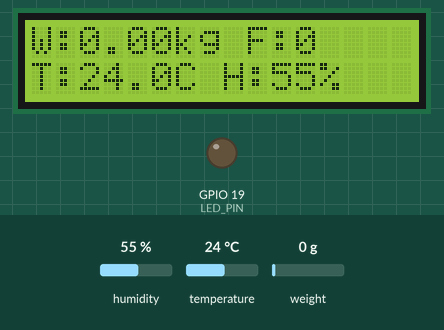
Bench run of a sketch on a simulated ESP32. Parts: 16×2 character LCD, output pins drawn as LEDs (lit = HIGH). Inputs (shaded band) come from the test bench; at power-on: temperature 24 °C, weight on the scale 0 g, humidity 55 %. WiFi joins after 1.5 s; servers stay silent unless stated; uploads are accepted with an empty reply; what the sketch prints to the serial monitor is not drawn.

Above: at 6.2 s.
6.3 s: temperature set to 35.2 °C
At 8.6 s:
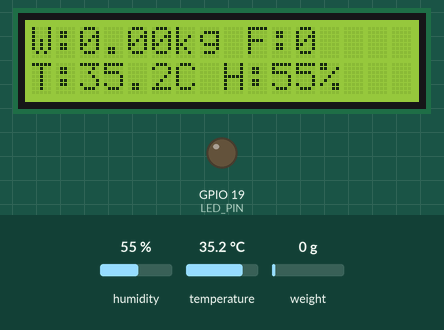
9.3 s: temperature set to 36.5 °C
At 13.5 s:
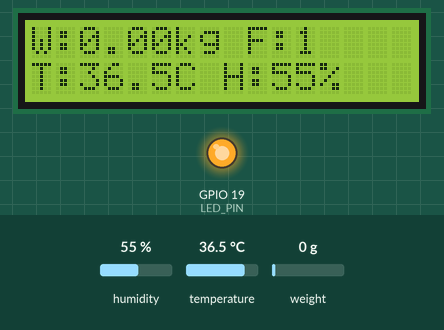
13.8 s: weight on the scale set to 100 g
At 15.4 s:
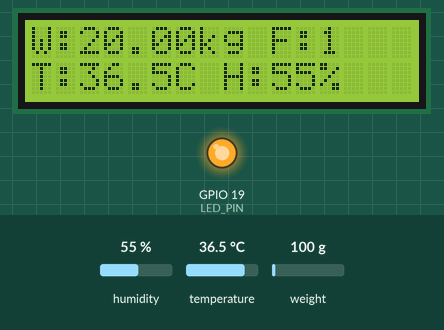
18.2 s: humidity set to 22 %
At 22.4 s:
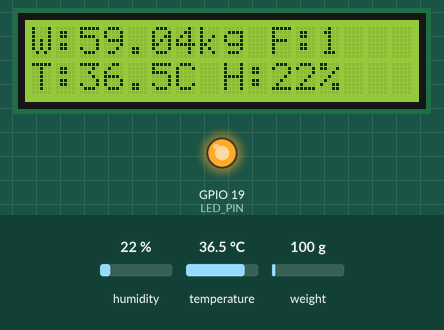
24.5 s: weight on the scale set to 1250 g
At 26.3 s:
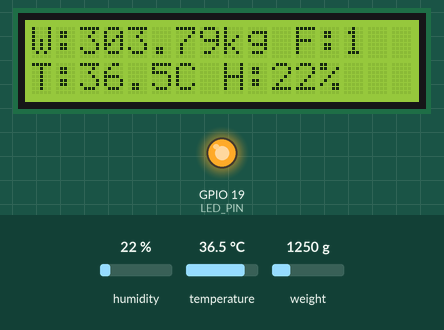
29.4 s: weight on the scale set to 2500 g
At 31.4 s:
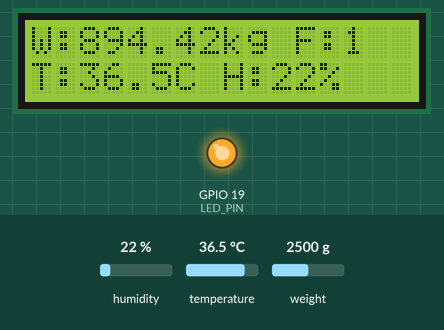
Timing chart, 0 to 32.9 s (numbered marks = the images above; inputs shaded):
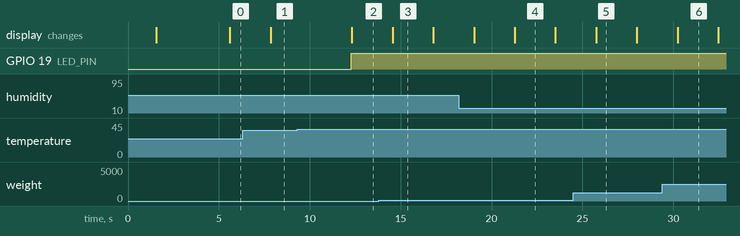

Measured:
- the behaviour switches between 36 and 36.1 °C on temperature (found by bisection; images 1 and 2)
- after the input at 6.3 s, the display: changes after 1.5 s (image 1)
- after the input at 9.3 s, GPIO 19 (LED_PIN): LOW → HIGH after 3.0 s; the display: changes after 3.0 s (image 2)
- after the input at 13.8 s, the display: changes after 0.76 s (image 3)
- what the display in image 3 shows lasts 2.2 s, from 14.6 s to 16.8 s

The sketch:

esp32done_copy_20251005233852.ino
```cpp
#include <WiFi.h>
#include <HTTPClient.h>
#include <Wire.h>
#include <LiquidCrystal_I2C.h>
#include <DHTesp.h>
#include "HX711.h"

// Pin definitions
#define DHTPIN 15
#define LED_PIN 19
#define LOADCELL_DOUT 21
#define LOADCELL_SCK 22

// WiFi credentials
const char* ssid = "huaweiwifi4g";
const char* password = "huawei4gwifiii";

// PHP script URL
String serverName = "http://192.168.100.99/thesis/Beehive/sensor_insert.php";

// Sensor objects
DHTesp dht;
HX711 scale;
LiquidCrystal_I2C lcd(0x27, 16, 2);

// === Calibration factor ===
float calibration_factor = 2000.0;  // adjust after calibration

// === Auto-tare control ===
unsigned long last_tare_time = 0;
const unsigned long tare_interval = 60000; // every 60s
const float tare_threshold = 0.05;         // if near 0kg

// === Filtering ===
float smooth_weight = 0;

void setup() {
  Serial.begin(115200);
  pinMode(LED_PIN, OUTPUT);

  // WiFi connection
  WiFi.begin(ssid, password);
  Serial.print("Connecting to WiFi");
  while (WiFi.status() != WL_CONNECTED) {
    delay(500);
    Serial.print(".");
  }
  Serial.println("\nConnected to WiFi");
  Serial.print("IP: "); Serial.println(WiFi.localIP());

  // LCD
  Wire.begin(27, 26);
  lcd.init();
  lcd.backlight();

  // Sensors
  dht.setup(DHTPIN, DHTesp::DHT22);
  scale.begin(LOADCELL_DOUT, LOADCELL_SCK);
  delay(2000);
  scale.set_scale(calibration_factor);
  scale.tare();
  Serial.println("✅ HX711 initialized and tared!");
}

void loop() {
  float t = dht.getTemperature();
  float h = dht.getHumidity();
  float weight = 0;
  int fan_status = 0;

  if (scale.wait_ready_timeout(1000)) {
    weight = scale.get_units(10);
  } else {
    Serial.println("⚠️ HX711 not ready!");
    weight = 0;
  }

  // ====== Filtering (smooth reading) ======
  smooth_weight = 0.8 * smooth_weight + 0.2 * weight;
  weight = smooth_weight;

  // ====== Auto-return to zero ======
  if (fabs(weight) < tare_threshold) {
    weight = 0.0;  // snap to zero if nearly zero
  }

  // ====== Auto-tare every minute if stable ======
  if (millis() - last_tare_time > tare_interval && fabs(weight) < 0.05) {
    scale.tare();
    last_tare_time = millis();
    Serial.println("🔄 Auto-tared to maintain 0kg baseline.");
  }

  // Fan control
  if (t > 36) {
    digitalWrite(LED_PIN, HIGH);
    fan_status = 1;
  } else {
    digitalWrite(LED_PIN, LOW);
    fan_status = 0;
  }

  // Serial monitor
  Serial.printf("Weight: %.2f kg | Temp: %.2f °C | Humidity: %.1f %% | Fan: %d\n",
                weight, t, h, fan_status);

  // LCD
  lcd.clear();
  lcd.setCursor(0, 0);
  lcd.printf("W:%.2fkg F:%d", weight, fan_status);
  lcd.setCursor(0, 1);
  lcd.printf("T:%.1fC H:%.0f%%", t, h);

  // ====== Send data to PHP ======
  if (WiFi.status() == WL_CONNECTED) {
    HTTPClient http;
    http.begin(serverName);

    String postData = "temperature=" + String(t, 2) +
                      "&humidity=" + String(h, 2) +
                      "&weight=" + String(weight, 2) +
                      "&fan_status=" + String(fan_status);

    http.addHeader("Content-Type", "application/x-www-form-urlencoded");
    int httpResponseCode = http.POST(postData);

    if (httpResponseCode > 0) {
      Serial.printf("HTTP Response: %d → %s\n", httpResponseCode, http.getString().c_str());
    } else {
      Serial.printf("HTTP Error: %d\n", httpResponseCode);
    }
    http.end();
  }

  delay(1000);
}
```
